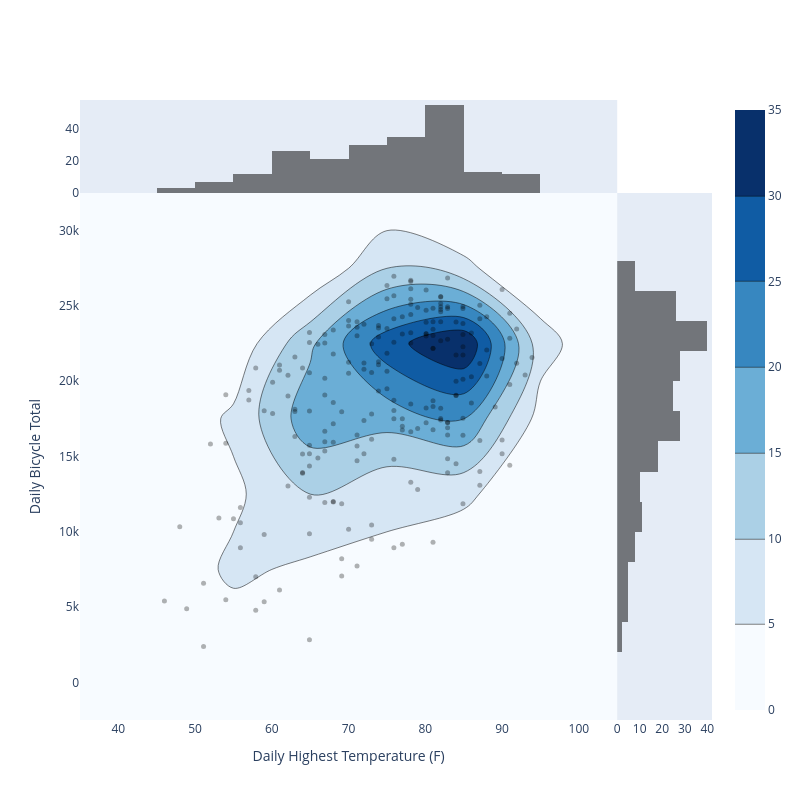

Notebook code for this chart:
### Code cell
#  Histogram2dContour + Scatter + Histogram 

x=NY_bicycle_ts['High_Temp_F']
y=NY_bicycle_ts['Total']

# Create a figure object, and then add different components using .add_trace()
fig = go.Figure()


fig.add_trace(go.Histogram2dContour(
    x=x, # Set the value for the marginal distribution.x-axis
    y=y, # Set the value for the marginal distribution.y-axis
    xaxis = 'x', # Sets a reference between this trace’s x coordinates and a 2D Cartesian x-axis
    yaxis= 'y',  # Sets a reference between this trace’s y coordinates and a 2D Cartesian y-axis  
    colorscale = 'Blues'
))


fig.add_trace(go.Scatter(
        x=x, 
        y=y, # Set the value for the marginal distribution.
        xaxis = 'x', 
        yaxis = 'y',
        mode = 'markers',
        marker = dict(
            color = 'rgba(0,0,0,0.3)',
            size = 5
        )
    ))

# Add distribution of "Total"
fig.add_trace(go.Histogram(
        y=y,  # y is the variable for generating the histogram along y-axis
        xaxis = 'x2', # a new xaxis object for this histogram
        marker = dict(
            color = 'rgba(0,0,0,0.5)'
        )
    ))

# Add distribution of "High_Temp_F"
fig.add_trace(go.Histogram(
        x=x, # x is the variable for generating the histogram along x-axis
        yaxis = 'y2', # a new yaxis object for this histogram
        marker = dict(
            color = 'rgba(0,0,0,0.5)'
        )
    ))


##
fig.update_layout(
    autosize = False,
    xaxis = dict(
        zeroline = False,
        domain = [0,0.85], # segment for xaxis
        showgrid = False
    ),
    yaxis = dict(
        zeroline = False,
        domain = [0,0.85], # segment for yaxis
        showgrid = False
    ),
    xaxis2 = dict(
        zeroline = False,
        domain = [0.85,1], # segment for xaxis2
        showgrid = False
    ),
    yaxis2 = dict(
        zeroline = False,
        domain = [0.85,1], # segment for axis2
        showgrid = False
    ),
    height = 800,
    width = 800,
    bargap = 0, #set bargap to 0 so the bars touch
    hovermode = 'closest', # hover only shows info for the nearest point
    showlegend = False, #suppress the legend globally
    xaxis_title='Daily Highest Temperature (F)',
    yaxis_title='Daily Bicycle Total'
)
##//

fig.show();

### Figure 1 — Plotly figure (JSON) as saved in the notebook; plotly's stock layout.template omitted (floating-point values rounded to 4 significant figures; data arrays with more than 128 entries replaced by an {"elided": "..."} marker saying what was removed)
{"data": [{"colorscale": [[0, "rgb(247,251,255)"], [0.125, "rgb(222,235,247)"], [0.25, "rgb(198,219,239)"], [0.375, "rgb(158,202,225)"], [0.5, "rgb(107,174,214)"], [0.625, "rgb(66,146,198)"], [0.75, "rgb(33,113,181)"], [0.875, "rgb(8,81,156)"], [1, "rgb(8,48,107)"]], "type": "histogram2dcontour", "x": {"elided": "214 float values"}, "xaxis": "x", "y": {"elided": "214 int values"}, "yaxis": "y"}, {"marker": {"color": "rgba(0,0,0,0.3)", "size": 5}, "mode": "markers", "type": "scatter", "x": {"elided": "214 float values"}, "xaxis": "x", "y": {"elided": "214 int values"}, "yaxis": "y"}, {"marker": {"color": "rgba(0,0,0,0.5)"}, "type": "histogram", "xaxis": "x2", "y": {"elided": "214 int values"}}, {"marker": {"color": "rgba(0,0,0,0.5)"}, "type": "histogram", "x": {"elided": "214 float values"}, "yaxis": "y2"}], "layout": {"autosize": false, "bargap": 0, "height": 800, "hovermode": "closest", "showlegend": false, "width": 800, "xaxis": {"domain": [0, 0.85], "showgrid": false, "title": {"text": "Daily Highest Temperature (F)"}, "zeroline": false}, "xaxis2": {"domain": [0.85, 1], "showgrid": false, "zeroline": false}, "yaxis": {"domain": [0, 0.85], "showgrid": false, "title": {"text": "Daily Bicycle Total"}, "zeroline": false}, "yaxis2": {"domain": [0.85, 1], "showgrid": false, "zeroline": false}}}
